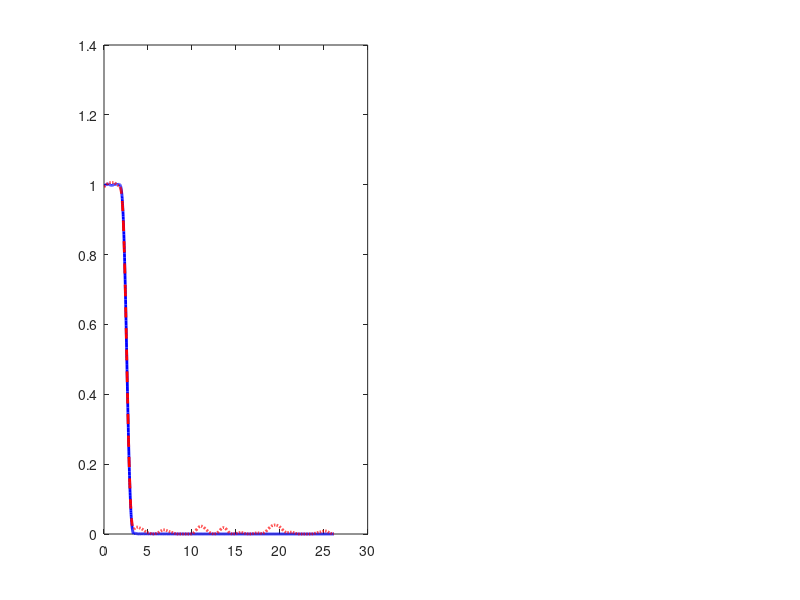

MATLAB code to generate this figure: (Note: this script raises an error after producing the figure.)
%% Superspectroscopy Simulation
clear; clc; close all;

%% 1. Signal Parameters (From Original Code)
T_pulse = 100;
t0 = 200;
A_SO = 7;
A_ref1 = 25;

n = 1:5;
omega = 0.18 * n; 

% Coefficients
c_SO = [-0.156 + 0.3311i, ...
        -0.862 - 1.042i, ...
         2.341 - 0.601i, ...
        -0.502 + 2.634i, ...
        -1.820 - 1.322i];

c_rms = sqrt(mean(abs(c_SO).^2));
c_flat = c_rms * ones(1, 5);

% Functions
f_SO = @(t) A_SO * sum(real(c_SO .* exp(1i * omega .* t))) * exp(-(t-t0)^2 / T_pulse^2);
f_ref1 = @(t) A_ref1 * cos(omega(5) * t) * exp(-(t-t0)^2 / T_pulse^2);
f_ref2 = @(t) A_SO * sum(real(c_flat .* exp(1i * omega .* t))) * exp(-(t-t0)^2 / T_pulse^2);

% Generate Time-Domain Signals
t_vec = linspace(0, 600, 5000);
dt = t_vec(2) - t_vec(1);

sig_SO = zeros(size(t_vec));
sig_ref1 = zeros(size(t_vec));
sig_ref2 = zeros(size(t_vec));

for k = 1:length(t_vec)
    sig_SO(k) = f_SO(t_vec(k));
    sig_ref1(k) = f_ref1(t_vec(k));
    sig_ref2(k) = f_ref2(t_vec(k));
end

%% 2. Create Two "Almost Identical" Filters with Random Spectral Differences
% Using fir2 to design FIR filters with randomized spectral variations 
% instead of structured, monotonically increasing Butterworth cutoffs.
filter_order = 120;           % Higher order allows for finer spectral ripples
f_grid = linspace(0, 1, 500); % Normalized frequency grid (0 to 1, where 1 is Nyquist)

% Base filter magnitude profile (Low-pass covering your signal frequencies)
m1 = double(f_grid <= 0.1); 

% 1. Generate random spectral variations
rng(42);                      % Seed for consistent behavior
spectral_noise = 0.05 * randn(size(f_grid)); 

% 2. Smooth the noise using a Gaussian window to simulate realistic resonances
smoothing_window = gausswin(19); 
smoothed_noise = conv(spectral_noise, smoothing_window / sum(smoothing_window), 'same');

% 3. Create the second material's profile by adding the random ripples
m2 = m1 + smoothed_noise;
m2 = max(m2, 0);              % Ensure physical validity (magnitudes can't be < 0)

% 4. Synthesize FIR filter coefficients (FIR filters always have a denominator of 1)
b1 = fir2(filter_order, f_grid, m1);
a1 = 1;

b2 = fir2(filter_order, f_grid, m2);
a2 = 1;

% Apply filters using filtfilt (zero-phase filtering to prevent phase shifts)
E1_SO   = filtfilt(b1, a1, sig_SO);
E1_ref1 = filtfilt(b1, a1, sig_ref1);
E1_ref2 = filtfilt(b1, a1, sig_ref2);

% Transmitted signals through Material 2
E2_SO   = filtfilt(b2, a2, sig_SO);
E2_ref1 = filtfilt(b2, a2, sig_ref1);
E2_ref2 = filtfilt(b2, a2, sig_ref2);

%% 3. Calculate Distinguishability Parameter (J)
T_obs_max = 150; 
T_obs_vec = linspace(1, T_obs_max, 300);

J_SO   = zeros(size(T_obs_vec));
J_ref1 = zeros(size(T_obs_vec));
J_ref2 = zeros(size(T_obs_vec));

for k = 1:length(T_obs_vec)
    T_obs = T_obs_vec(k);
    
    % Find indices corresponding to the window [t0 - T_obs, t0 + T_obs]
    idx = find(t_vec >= (t0 - T_obs) & t_vec <= (t0 + T_obs));
    
    % Superoscillation J
    num_SO = trapz(t_vec(idx), (E1_SO(idx) - E2_SO(idx)).^2);
    den_SO = 0.5 * trapz(t_vec(idx), (E1_SO(idx).^2 + E2_SO(idx).^2));
    J_SO(k) = num_SO / den_SO;
    
    % Ref 1 J
    num_ref1 = trapz(t_vec(idx), (E1_ref1(idx) - E2_ref1(idx)).^2);
    den_ref1 = 0.5 * trapz(t_vec(idx), (E1_ref1(idx).^2 + E2_ref1(idx).^2));
    J_ref1(k) = num_ref1 / den_ref1;
    
    % Ref 2 J
    num_ref2 = trapz(t_vec(idx), (E1_ref2(idx) - E2_ref2(idx)).^2);
    den_ref2 = 0.5 * trapz(t_vec(idx), (E1_ref2(idx).^2 + E2_ref2(idx).^2));
    J_ref2(k) = num_ref2 / den_ref2;
end

%% 4. Plot Results
figure('Name', 'Superspectroscopy: Distinguishability & Filter Analysis', 'Position', [150, 150, 1050, 500]);

% --- Subplot 1: Physical Frequency Response of the Filters ---
subplot(1, 2, 1);
[h1, w] = freqz(b1, a1, 2048);
[h2, ~] = freqz(b2, a2, 2048);

% Convert digital frequency (rad/sample) to physical frequency (rad/s)
% Physical frequency = digital_frequency / dt
w_physical = w / dt; 

% Plot filter magnitudes
plot(w_physical, abs(h1), 'b-', 'LineWidth', 2); hold on;
plot(w_physical, abs(h2), 'r--', 'LineWidth', 2);

% Overlay the discrete frequencies of your input signal (omega)
for i = 1:length(omega)
    if i == 1
        xline(omega(i), 'k:', 'LineWidth', 1.2, 'DisplayName', 'Signal Components (\omega)');
    else
        xline(omega(i), 'k:', 'LineWidth', 1.2, 'HandleVisibility', 'off');
    end
end

title('Filter Frequency Responses (Physical Units)');
xlabel('Angular Frequency \omega (rad/s)');
ylabel('Magnitude |H(\omega)|');
grid on;

% Dynamic Limits: Zooms in comfortably to encompass the signal's full spectral window
xlim([0, omega(end) * 1.5]); 
legend('Material 1 Filter', 'Material 2 Filter', 'Location', 'best');

% --- Subplot 2: Plot Distinguishability J(T_obs) ---
subplot(1, 2, 2);
semilogy(T_obs_vec, J_SO, 'k-', 'LineWidth', 2); hold on;
semilogy(T_obs_vec, J_ref1, 'r--', 'LineWidth', 1.5);
semilogy(T_obs_vec, J_ref2, 'g:', 'LineWidth', 1.5);

title('Distinguishability (J) vs Observation Window (T_{obs})');
xlabel('Observation Window T_{obs}');
ylabel('Distinguishability Parameter J');
legend('Superoscillating (SO)', 'Ref 1: Fastest Harmonic', 'Ref 2: Flat Spectrum', 'Location', 'best');
grid on;

% Visual marker for typical superoscillatory window scale
xline(20, 'b-', 'Super-Region', 'HandleVisibility', 'off');
